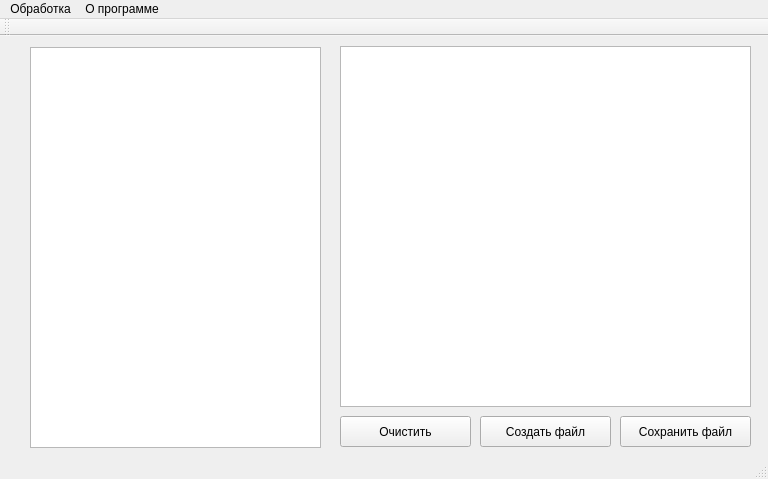
<?xml version="1.0" encoding="UTF-8"?>
<ui version="4.0">
 <class>MainWindow</class>
 <widget class="QMainWindow" name="MainWindow">
  <property name="geometry">
   <rect>
    <x>0</x>
    <y>0</y>
    <width>768</width>
    <height>479</height>
   </rect>
  </property>
  <property name="windowTitle">
   <string>MainWindow</string>
  </property>
  <widget class="QWidget" name="centralWidget">
   <widget class="QTableView" name="tableView">
    <property name="geometry">
     <rect>
      <x>340</x>
      <y>10</y>
      <width>411</width>
      <height>361</height>
     </rect>
    </property>
   </widget>
   <widget class="QPushButton" name="ButtonSaveFile">
    <property name="geometry">
     <rect>
      <x>620</x>
      <y>380</y>
      <width>131</width>
      <height>31</height>
     </rect>
    </property>
    <property name="text">
     <string>Сохранить файл</string>
    </property>
   </widget>
   <widget class="QPushButton" name="ButtonClearFile">
    <property name="geometry">
     <rect>
      <x>340</x>
      <y>380</y>
      <width>131</width>
      <height>31</height>
     </rect>
    </property>
    <property name="text">
     <string>Очистить</string>
    </property>
   </widget>
   <widget class="QPushButton" name="ButtonOpenFile_2">
    <property name="geometry">
     <rect>
      <x>480</x>
      <y>380</y>
      <width>131</width>
      <height>31</height>
     </rect>
    </property>
    <property name="text">
     <string>Создать файл</string>
    </property>
   </widget>
   <widget class="QListView" name="NavigationTool">
    <property name="enabled">
     <bool>true</bool>
    </property>
    <property name="geometry">
     <rect>
      <x>30</x>
      <y>11</y>
      <width>291</width>
      <height>401</height>
     </rect>
    </property>
   </widget>
  </widget>
  <widget class="QToolBar" name="mainToolBar">
   <attribute name="toolBarArea">
    <enum>TopToolBarArea</enum>
   </attribute>
   <attribute name="toolBarBreak">
    <bool>false</bool>
   </attribute>
  </widget>
  <widget class="QStatusBar" name="statusBar"/>
  <widget class="QMenuBar" name="menuBar">
   <property name="geometry">
    <rect>
     <x>0</x>
     <y>0</y>
     <width>768</width>
     <height>21</height>
    </rect>
   </property>
   <widget class="QMenu" name="menu">
    <property name="title">
     <string>Обработка</string>
    </property>
    <addaction name="action"/>
   </widget>
   <widget class="QMenu" name="menu_2">
    <property name="title">
     <string>О программе</string>
    </property>
    <addaction name="separator"/>
    <addaction name="action_3"/>
    <addaction name="action_4"/>
   </widget>
   <addaction name="menu"/>
   <addaction name="menu_2"/>
  </widget>
  <action name="action">
   <property name="icon">
    <iconset>
     <normalon>Icons/Process.png</normalon>
    </iconset>
   </property>
   <property name="text">
    <string>Выбрать файлы графа для нахождения матрицы кратчайших путей (можно выбрать несколько)</string>
   </property>
  </action>
  <action name="action_3">
   <property name="text">
    <string>Справка</string>
   </property>
  </action>
  <action name="action_4">
   <property name="text">
    <string>О Создателе</string>
   </property>
  </action>
 </widget>
 <layoutdefault spacing="6" margin="11"/>
 <resources/>
 <connections/>
</ui>
